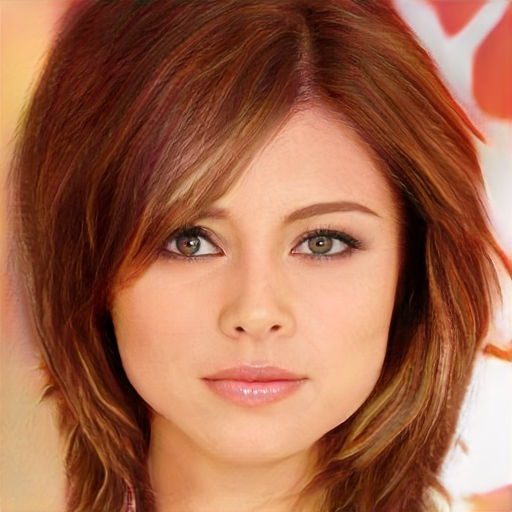
#> input picture sample_test/test_image_1.jpg, 1024 x 1024 px (shown at 1/2 size)
$ python -i glcm.py   (imports and definitions only)   (older library calls are emulated)
#> lines starting #> are read from the running program, lines starting #| are printed output that depends on the picture
#> further down, picture is the input picture: shape (1024, 1024, 3); mean B, G, R 75.7, 102.6, 161.6
from skimage.feature import graycomatrix, graycoprops
import numpy as np
import cv2


def extract_glcm_features(
    image,
    img_size=128,
    patch_grid=2
):

#> called with img_size = 128, patch_grid = 2
    if image is None:
        return None

    if image.ndim == 3:
        image = cv2.cvtColor(
            image,
            cv2.COLOR_BGR2GRAY
        )
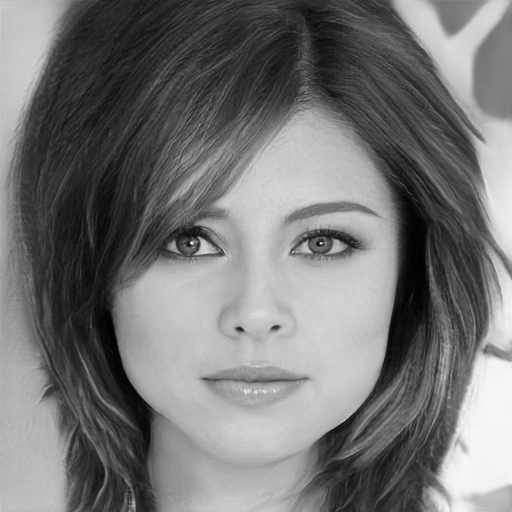
#> image: shape (1024, 1024) (shown at 1/2 size); min 0, max 254, mean 117.2

    image = cv2.resize(
        image,
        (img_size, img_size)
    )
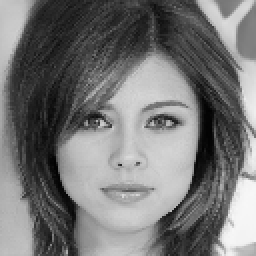
#> image: shape (128, 128) (shown 2 times larger); min 1, max 247, mean 117.4

    image = cv2.normalize(
        image,
        None,
        0,
        255,
        cv2.NORM_MINMAX
    ).astype(np.uint8)

    glcm_props = [
        "contrast",
        "dissimilarity",
        "homogeneity",
        "energy",
        "correlation"
    ]

    glcm_angles = [
        0,
        np.pi / 4,
        np.pi / 2
    ]

    h, w = image.shape
#> h = 128; w = 128

    ph = h // patch_grid
#> ph = 64
    pw = w // patch_grid
#> pw = 64

    features = []

    for i in range(patch_grid):

        for j in range(patch_grid):

            patch = image[
                i * ph:(i + 1) * ph,
                j * pw:(j + 1) * pw
            ]

            glcm = graycomatrix(
                patch,
                distances=[1],
                angles=glcm_angles,
                symmetric=True,
                normed=True
            )

            for prop in glcm_props:

                vals = graycoprops(
                    glcm,
                    prop
                )

                features.extend([

                    np.mean(vals),

                    np.std(vals),

                    np.max(vals),

                    np.min(vals)
                ])
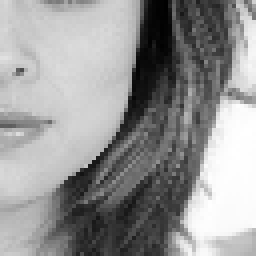
#> patch: shape (64, 64) (shown 4 times larger); min 1, max 255, mean 148.9
#> after the loop, features = 80 values, max 866.7 at index 62, min 0.000698 at index 33, mean 66.27

    return np.asarray(
        features,
        dtype=np.float32
    )

>>> import cv2
>>> picture = cv2.imread('../../sample_test/test_image_1.jpg')
>>> result = extract_glcm_features(picture)
#> result has the same summary as features in extract_glcm_features
